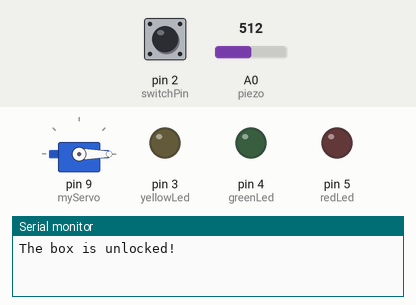
The sketch below on a simulated Arduino Uno, built with avr-gcc and run on an emulated ATmega328P. On the bench: servo, output pins drawn as LEDs (lit = HIGH), the last lines printed to the serial monitor. Inputs (shaded band) come from the test bench; at power-on: pin 2 (switchPin) LOW, A0 (piezo) = 512.

Above: at 1.2 s.
1.3 s: pin 2 (switchPin) pulled HIGH for 0.15 s
At 2.5 s:
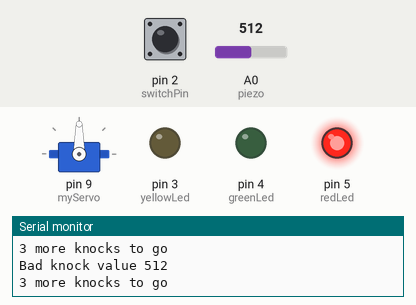
Timing chart, 0 to 4.3 s (numbered marks = the images above; inputs shaded):
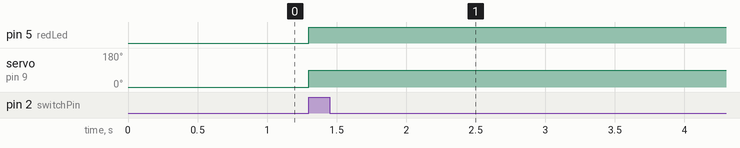

The sketch:

project12.ino
```cpp
/*
  This is an application to perform an action based on a number of knocks.

  The piezo is used to detect vibration.  Based on its input, a knock will register as
  either a loud knock or a soft knock.  The code is currently set to listen for 3 loud knocks,
  at which point it will rotate the Servo motor.  The switch can then be used to "relock" the servo.


  setup():
    Initialize input and output pins

  loop():
    Check if switch is pressed
      If it is, "lock" servo
    Otherwise, check for piezo input
      If knock, update knocks remaining
      If reached the total number of needed knocks, unlock piezo

  checkForKnock(piezoInput):
    If piezoInput is in our allowable knock range, it's a good knock
    Otherwise it's a bad knock
*/

#include <Servo.h>
Servo myServo;

const int piezo = A0;
const int switchPin = 2;
const int yellowLed = 3;
const int greenLed = 4;
const int redLed = 5;

int knockVal;
int switchVal;

const int quietKnock = 10;
const int loudKnock = 100;

boolean locked = false;
int numberOfKnocks = 0;

void setup() {
  myServo.attach(9);
  pinMode(yellowLed, OUTPUT);
  pinMode(redLed, OUTPUT);
  pinMode(greenLed, OUTPUT);
  pinMode(switchPin, INPUT);
  Serial.begin(9600);
  myServo.write(0);
  Serial.println("The box is unlocked!");
}

void loop() {
  if (locked == false) {
    switchVal = digitalRead(2);
    if (switchVal == HIGH) {
      locked = true;
      digitalWrite(greenLed, LOW);
      digitalWrite(redLed, HIGH);
      myServo.write(90);
      Serial.println("The box is locked.");
      delay(1000);
    }
  } else if (locked == true) {
    knockVal = analogRead(piezo);

    if (numberOfKnocks < 3 && knockVal > 0) {
      if (checkForKnock(knockVal) == true) {
        numberOfKnocks++;
      }
      Serial.print(3 - numberOfKnocks);
      Serial.println(" more knocks to go");
    }
    if (numberOfKnocks >= 3) {
      locked = false;
      myServo.write(0);
      delay(20);
      digitalWrite(greenLed, HIGH);
      digitalWrite(redLed, LOW);
      Serial.println("The box is unlocked!");
      numberOfKnocks = 0;
    }
  }
}

boolean checkForKnock(int value) {
  if (value > quietKnock && value < loudKnock) {
    digitalWrite(yellowLed, HIGH);
    delay(50);
    digitalWrite(yellowLed, LOW);
    Serial.print("Valid knock of value ");
    Serial.println(value);
    return true;
  } else {
    Serial.print("Bad knock value ");
    Serial.println(value);
    return false;
  }
}
```

Measured:
- after the input at 1.3 s, pin 5 (redLed): LOW → HIGH at once; servo on pin 9 (myServo): 0° → 90° at once
